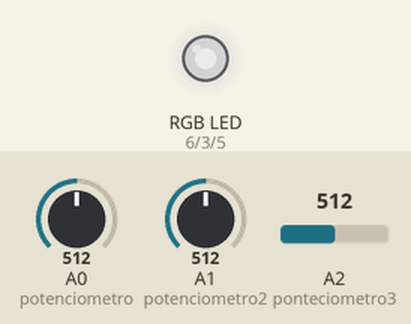
This sketch was run on a simulated Arduino Uno, built with avr-gcc and run on an emulated ATmega328P. On the bench: an RGB LED mixed from three pins (HIGH = lit). Inputs (shaded band) come from the test bench; at power-on: A0 (potenciometro) = 512, A1 (potenciometro2) = 512, A2 (ponteciometro3) = 512. Dim RGB values are drawn brighter than linear.

Above: at 1.2 s.
1.3 s: A0 (potenciometro) set to 716
At 2.5 s:
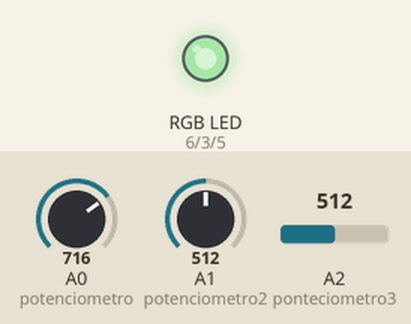
2.8 s: A1 (potenciometro2) set to 716
At 3.6 s:
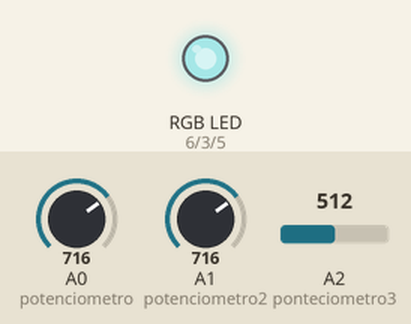
4.3 s: A2 (ponteciometro3) set to 716
At 4.7 s:
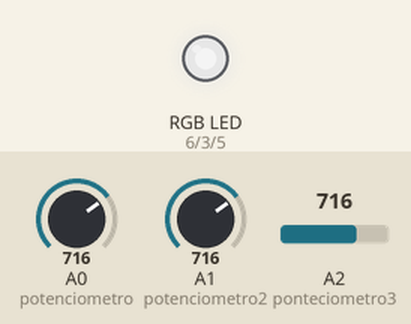
5.8 s: A0 (potenciometro) set to 900
At 7.0 s:
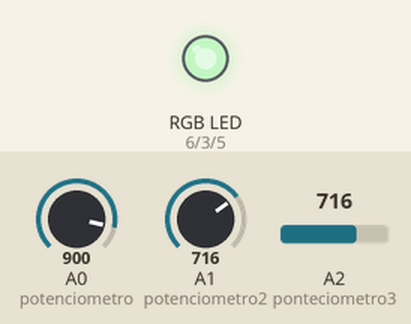
7.3 s: A1 (potenciometro2) set to 900
At 8.2 s:
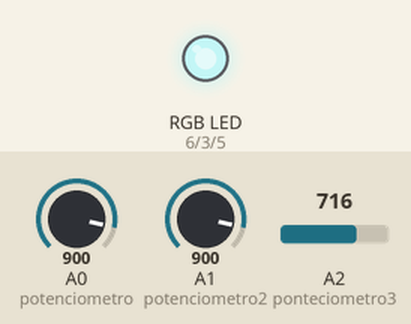
8.8 s: A2 (ponteciometro3) set to 900
At 9.4 s:
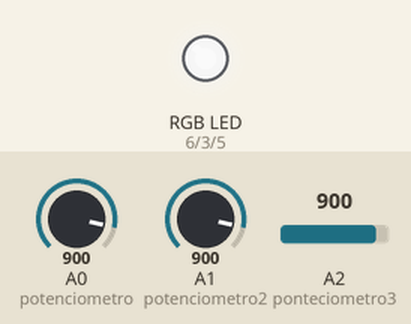
Timing chart, 0 to 11.3 s (numbered marks = the images above; inputs shaded):
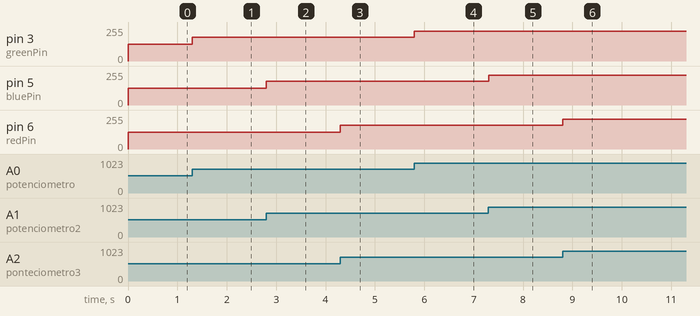

The sketch:

Ej3_5.ino
```cpp
#define redPin 6
#define bluePin 5
#define greenPin 3
#define potenciometro A0
#define potenciometro2 A1
#define ponteciometro3 A2
byte randNum;
int brillo;
int brillo2;
int brillo3;


void setup()
{
  pinMode(redPin, OUTPUT);
  pinMode(bluePin, OUTPUT);
  pinMode(greenPin, OUTPUT);
  Serial.begin(9600);
}

void turnOffLed(byte led, short time)
{
  digitalWrite(led, LOW);
  delay(time);
}

void turnOnLed(byte led, short time)
{
  digitalWrite(led, HIGH);
  delay(time);
}

void cambiar_color(int num)
{
  switch (num) {
    case 1:
    	//Generate red color
        turnOnLed(redPin, 2000);
        turnOffLed(redPin,0);
    	break;
    case 2:
        //Generate green color
        turnOnLed(greenPin, 2000);
        turnOffLed(greenPin, 0);
    	break;
    case 3:
        //Generate blue color
        turnOnLed(bluePin, 2000);
        turnOffLed(bluePin, 0);
    	break;
    case 4:
      //Generate yellow color
      turnOnLed(redPin, 0);
      turnOnLed(greenPin, 0);
      delay(2000);
      turnOffLed(redPin, 0);
      turnOffLed(greenPin, 0);
    	break;
    case 5:
      //Generate violet color
      turnOnLed(redPin, 0);
      turnOnLed(bluePin, 0);
      delay(2000);
      turnOffLed(redPin, 0);
      turnOffLed(bluePin, 0);
    	break;
    case 6:
        //Generate light blue color
        turnOnLed(bluePin, 0);
        turnOnLed(greenPin, 0);
        delay(2000);
        turnOffLed(bluePin, 0);
        turnOffLed(greenPin, 0);
    	break;
    case 7:
        //Generate white color
        turnOnLed(redPin, 0);
        turnOnLed(bluePin, 0);
        turnOnLed(greenPin, 0);
        delay(2000);
        turnOffLed(redPin, 0);
        turnOffLed(bluePin, 0);
        turnOffLed(greenPin, 0);
        break;
    case 8:
    	break;
  }

}

void Ejercicio3()
{
  for(int i=1;i<=7;i++)
  {
    cambiar_color(i);
  }
}


void Ejercicio5()
{
  brillo = map(analogRead(potenciometro),0, 1023, 0, 255);
  brillo2 = map(analogRead(potenciometro2), 0, 1023, 0, 255);
  brillo3 = map(analogRead(ponteciometro3), 0 , 1023, 0, 255);

  analogWrite(greenPin, brillo);
  analogWrite(bluePin, brillo2);
  analogWrite(redPin, brillo3);
}

void loop()
{
  //Ejercicio3();
  Ejercicio5();
}
```

Measured:
- after the input at 1.3 s, pin 3 (greenPin): 127/255 → 178/255 at once
- after the input at 2.8 s, pin 5 (bluePin): 127/255 → 178/255 at once
- after the input at 4.3 s, pin 6 (redPin): 127/255 → 178/255 at once
- after the input at 5.8 s, pin 3 (greenPin): 178/255 → 224/255 at once
- after the input at 7.3 s, pin 5 (bluePin): 178/255 → 224/255 at once
- after the input at 8.8 s, pin 6 (redPin): 178/255 → 224/255 at once
